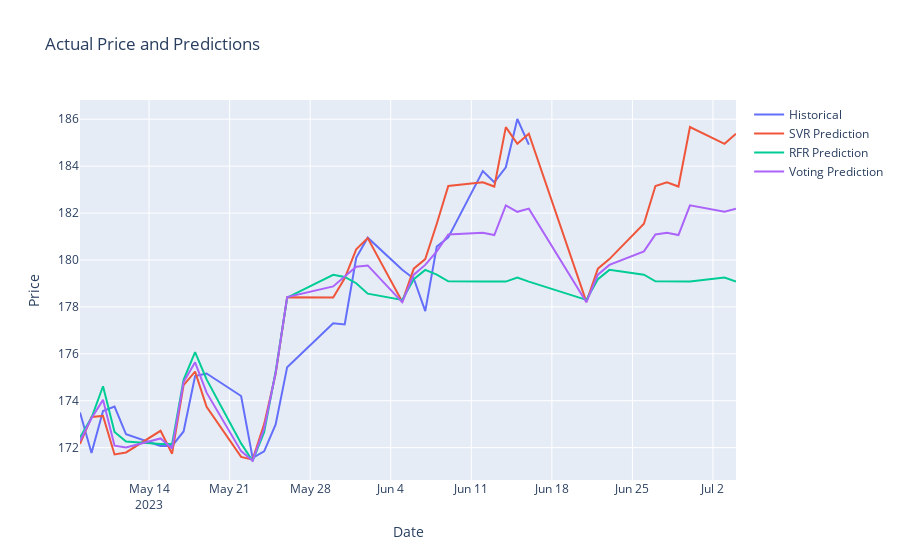

Notebook cell for this chart:
### Code cell
import plotly.graph_objects as go

# Create traces
trace_actual = go.Scatter(
    x=df_combined2.index,
    y=df_combined2['Close'],
    mode='lines',
    name='Historical'
)

trace_svr = go.Scatter(
    x=df_combined2.index,
    y=df_combined2['SVR Prediction'],
    mode='lines',
    name='SVR Prediction'
)

trace_rfr = go.Scatter(
    x=df_combined2.index,
    y=df_combined2['RFR Prediction'],
    mode='lines',
    name='RFR Prediction'
)

trace_voting = go.Scatter(
    x=df_combined2.index,
    y=df_combined2['Voting Prediction'],
    mode='lines',
    name='Voting Prediction'
)

data = [trace_actual, trace_svr, trace_rfr, trace_voting]

# Create layout
layout = go.Layout(
    title='Actual Price and Predictions',
    xaxis=dict(title='Date'),
    yaxis=dict(title='Price'),
    showlegend=True
)

# Create figure
fig = go.Figure(data=data, layout=layout)

# Show the figure
fig.show()
